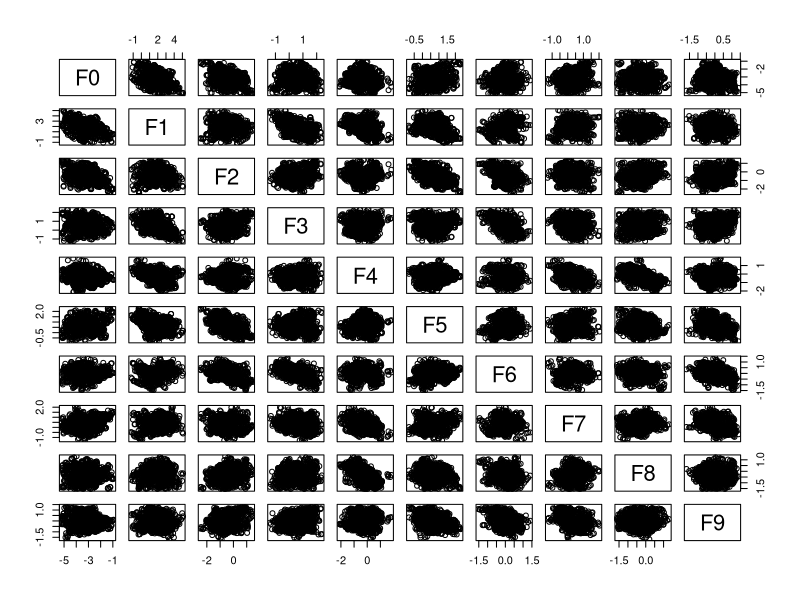
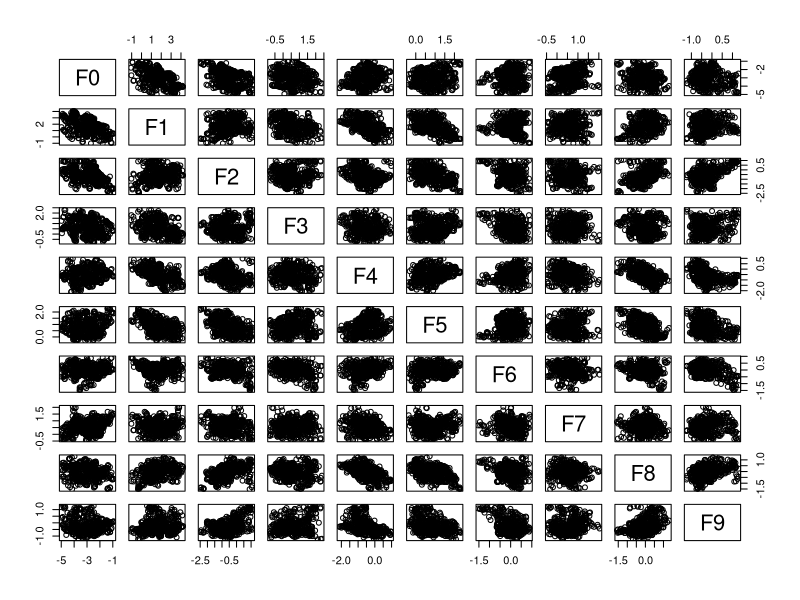
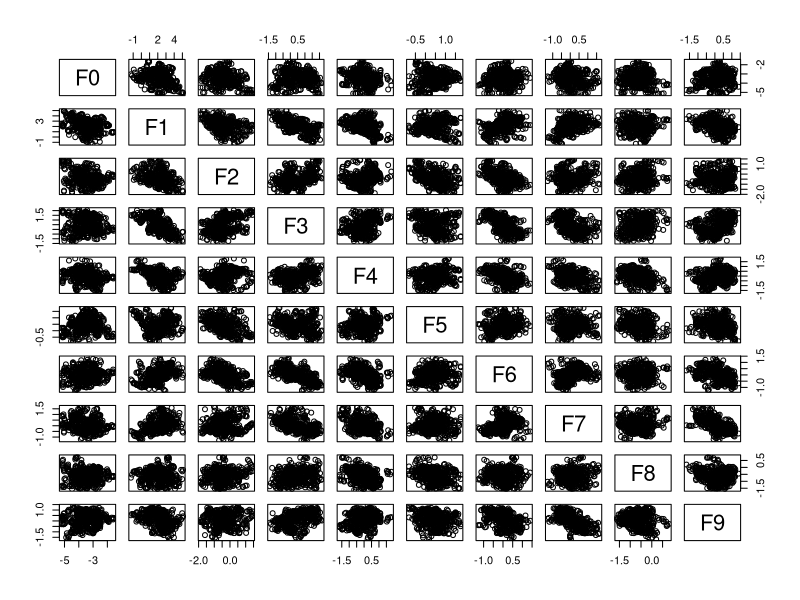
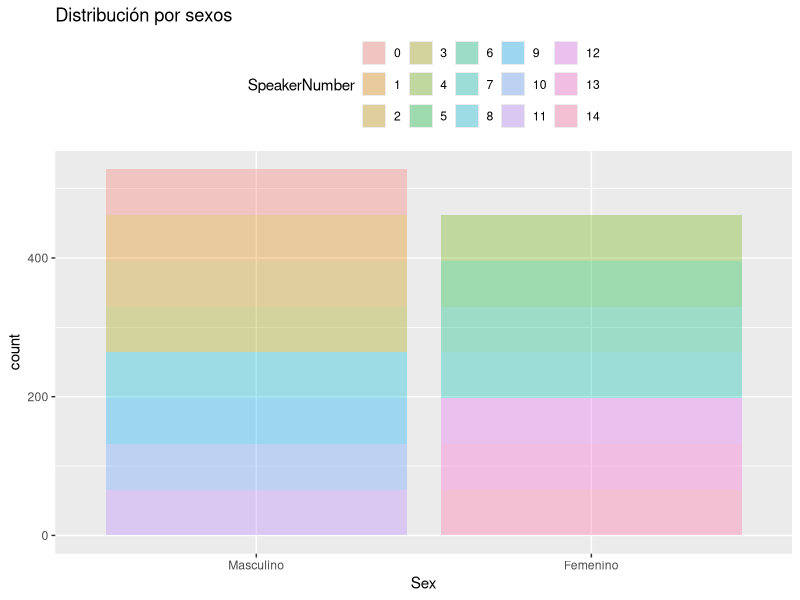
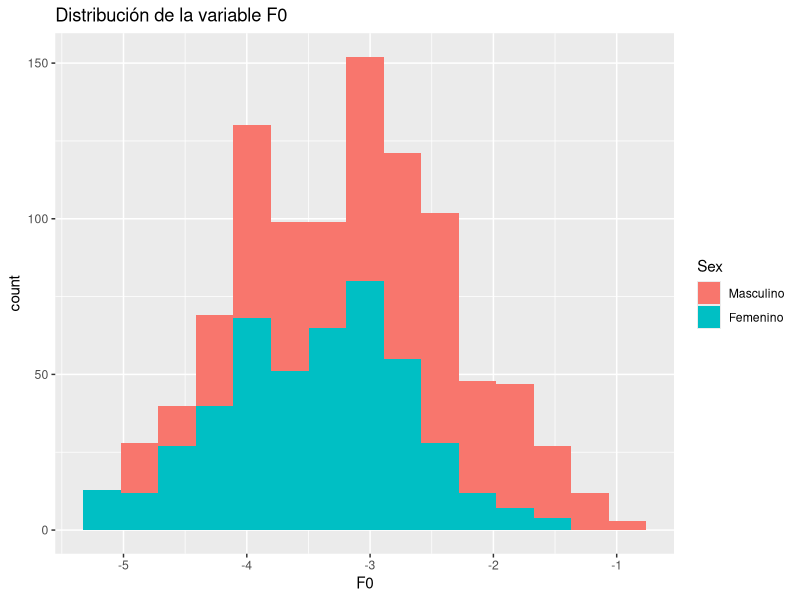
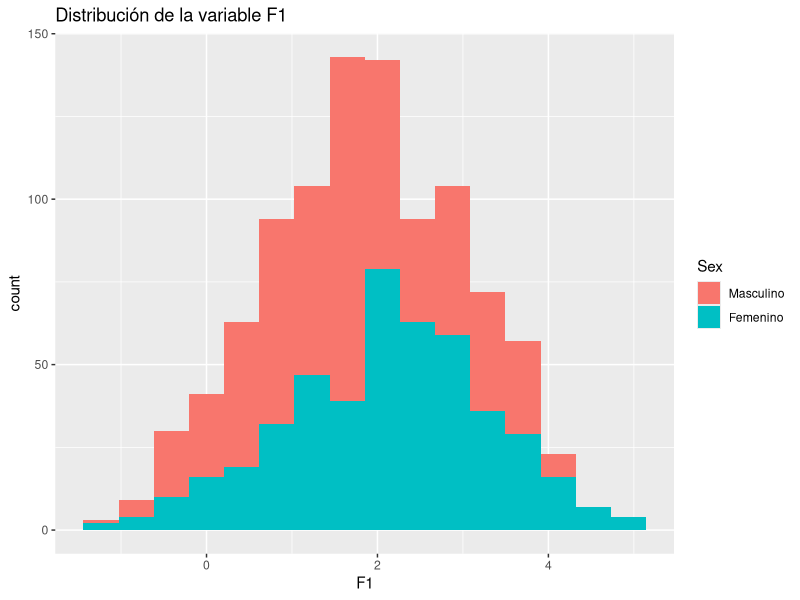
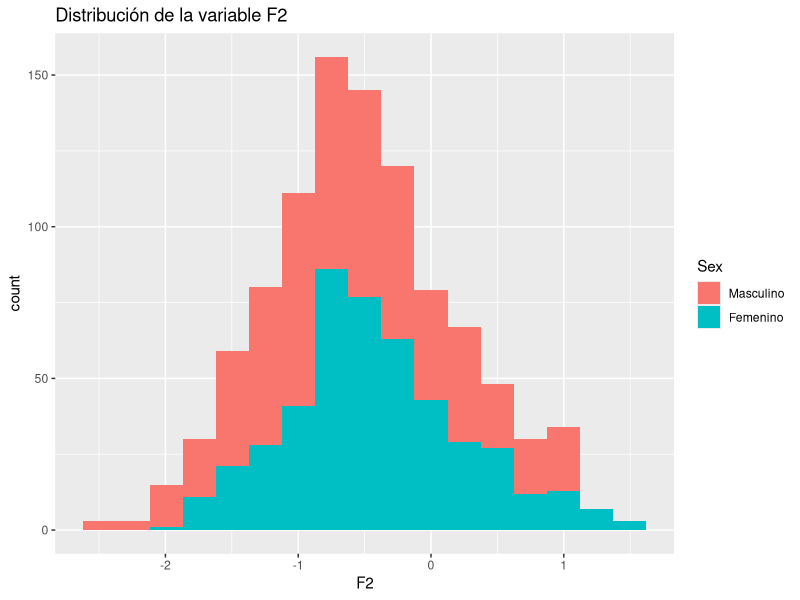
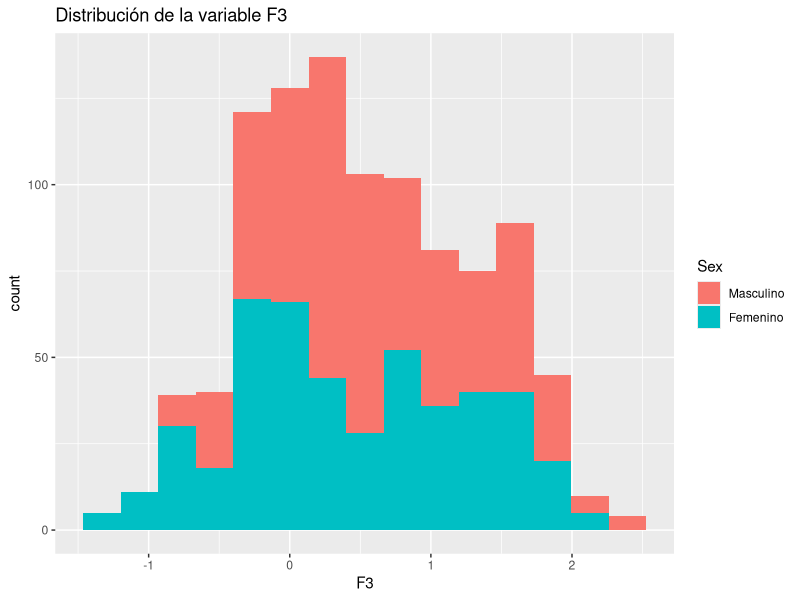

R code for these plots, in order:
###########################################################
# INTRODUCCIÓN A LA CIENCIA DE DATOS
# Autor: Luis Balderas Ruiz
# EDA+Clasificación
# Dataset: vowel
############################################################

# Cálculo de binwidth para un histograma
binwd = function(data){
  size = length(data)
  dt = sd(data)
  cr = size^(1/3)
  return(1/(cr)*dt*3.49)
}

# Lectura del fichero de datos para proceder al EDA
vowel = read.csv("./data/vowel/vowel.dat",header=FALSE, comment.char="@")
colnames(vowel) = c("TT","SpeakerNumber","Sex","F0","F1","F2","F3","F4","F5","F6","F7","F8","F9","Class")

# Estudiemos la estructura del conjunto
str(vowel)

# Borramos la variable TT porque no considero necesario dividir entre training y test para el EDA
vowel$TT = NULL

# Convierto SpeakerNumber y Sex a factores
vowel$Sex = factor(vowel$Sex, levels = c(0,1), labels = c("Masculino","Femenino"))
vowel$SpeakerNumber = factor(vowel$SpeakerNumber)

# Resumen estadístico de cada variable
summary(vowel)
sapply(vowel[,3:12],sd)

# Búsqueda visual de correlaciones entre las variables en el dataset completo m
plot(vowel[,3:12])

# Separación por sexos
library(tidyverse)
hombres = vowel %>% filter(vowel$Sex == "Masculino")
mujeres = vowel %>% filter(vowel$Sex == "Femenino")

# Búsqueda visual de correlaciones por sexos
plot(hombres[,3:12])
plot(mujeres[,3:12])

#################################################################333
# Distribución de las variables numéricas. Skewness
library(ggplot2)
library(e1071)
dist_sexo = ggplot(vowel,aes(x=Sex, fill=SpeakerNumber)) + geom_bar(alpha=1/3) +theme(legend.position = "top") + labs(title="Distribución por sexos")
dist_sexo

distf0 = ggplot(vowel,aes(x=F0, fill=Sex)) + geom_histogram(binwidth = binwd(vowel$F0)) + theme(legend.position = "right") + labs(title="Distribución de la variable F0")
distf0
# positiva
skewness(vowel$F0)

distf1 = ggplot(vowel,aes(x=F1, fill=Sex)) + geom_histogram(binwidth = binwd(vowel$F1)) + theme(legend.position = "right") + labs(title="Distribución de la variable F1")
distf1
#negativa
skewness(vowel$F1)

distf2 = ggplot(vowel,aes(x=F2, fill=Sex)) + geom_histogram(binwidth = binwd(vowel$F2)) + theme(legend.position = "right") + labs(title="Distribución de la variable F2")
distf2
# positiva
skewness(vowel$F2)

distf3 = ggplot(vowel,aes(x=F3, fill=Sex)) + geom_histogram(binwidth = binwd(vowel$F3)) + theme(legend.position = "right") + labs(title="Distribución de la variable F3")
distf3
# positiva
skewness(vowel$F3)

distf4 = ggplot(vowel,aes(x=F4, fill=Sex)) + geom_histogram(binwidth = binwd(vowel$F4)) + theme(legend.position = "right") + labs(title="Distribución de la variable F4")
distf4
# positiva
skewness(vowel$F4)

distf5 = ggplot(vowel,aes(x=F5, fill=Sex)) + geom_histogram(binwidth = binwd(vowel$F5)) + theme(legend.position = "right") + labs(title="Distribución de la variable F5")
distf5
# positiva
skewness(vowel$F5)

distf6 = ggplot(vowel,aes(x=F6, fill=Sex)) + geom_histogram(binwidth = binwd(vowel$F6)) + theme(legend.position = "right") + labs(title="Distribución de la variable F6")
distf6
# negativa
skewness(vowel$F6)

distf7 = ggplot(vowel,aes(x=F7, fill=Sex)) + geom_histogram(binwidth = binwd(vowel$F7)) + theme(legend.position = "right") + labs(title="Distribución de la variable F7")
distf7
# positiva
skewness(vowel$F7)

distf8 = ggplot(vowel,aes(x=F8, fill=Sex)) + geom_histogram(binwidth = binwd(vowel$F8)) + theme(legend.position = "right") + labs(title="Distribución de la variable F8")
distf8
# positiva
skewness(vowel$F8)

distf9 = ggplot(vowel,aes(x=F9, fill=Sex)) + geom_histogram(binwidth = binwd(vowel$F9)) + theme(legend.position = "right") + labs(title="Distribución de la variable F9")
distf9
# positiva
skewness(vowel$F9)
##############################################################################################

##############################################################################################
# BOXPLOTS

bps0 = ggplot(vowel, aes(x=Sex, y=F0, fill = SpeakerNumber)) + geom_boxplot(outlier.colour="red",outlier.shape=8,outlier.size=4)
bps0
bpsn0 = ggplot(vowel, aes(x = SpeakerNumber, y = F0, fill = Sex))+ geom_boxplot(outlier.colour="red",outlier.shape=8,outlier.size=4)
bpsn0

bps1 = ggplot(vowel, aes(x=Sex, y=F1, fill = SpeakerNumber)) + geom_boxplot(outlier.colour="red",outlier.shape=8,outlier.size=4)
bps1
bpsn1 = ggplot(vowel, aes(x = SpeakerNumber, y = F1, fill = Sex))+ geom_boxplot(outlier.colour="red",outlier.shape=8,outlier.size=4)
bpsn1

bps2 = ggplot(vowel, aes(x=Sex, y=F2, fill = SpeakerNumber)) + geom_boxplot(outlier.colour="red",outlier.shape=8,outlier.size=4)
bps2
bpsn2 = ggplot(vowel, aes(x = SpeakerNumber, y = F2, fill = Sex))+ geom_boxplot(outlier.colour="red",outlier.shape=8,outlier.size=4)
bpsn2

bps3 = ggplot(vowel, aes(x=Sex, y=F3, fill = SpeakerNumber)) + geom_boxplot(outlier.colour="red",outlier.shape=8,outlier.size=4)
bps3
bpsn3 = ggplot(vowel, aes(x = SpeakerNumber, y = F3, fill = Sex))+ geom_boxplot(outlier.colour="red",outlier.shape=8,outlier.size=4)
bpsn3

bps4 = ggplot(vowel, aes(x=Sex, y=F4, fill = SpeakerNumber)) + geom_boxplot(outlier.colour="red",outlier.shape=8,outlier.size=4)
bps4
bpsn4 = ggplot(vowel, aes(x = SpeakerNumber, y = F4, fill = Sex))+ geom_boxplot(outlier.colour="red",outlier.shape=8,outlier.size=4)
bpsn4

bps5 = ggplot(vowel, aes(x=Sex, y=F5, fill = SpeakerNumber)) + geom_boxplot(outlier.colour="red",outlier.shape=8,outlier.size=4)
bps5
bpsn5 = ggplot(vowel, aes(x = SpeakerNumber, y = F5, fill = Sex))+ geom_boxplot(outlier.colour="red",outlier.shape=8,outlier.size=4)
bpsn5

bps6 = ggplot(vowel, aes(x=Sex, y=F6, fill = SpeakerNumber)) + geom_boxplot(outlier.colour="red",outlier.shape=8,outlier.size=4)
bps6
bpsn6 = ggplot(vowel, aes(x = SpeakerNumber, y = F6, fill = Sex))+ geom_boxplot(outlier.colour="red",outlier.shape=8,outlier.size=4)
bpsn6

bps7 = ggplot(vowel, aes(x=Sex, y=F7, fill = SpeakerNumber)) + geom_boxplot(outlier.colour="red",outlier.shape=8,outlier.size=4)
bps7
bpsn7 = ggplot(vowel, aes(x = SpeakerNumber, y = F7, fill = Sex))+ geom_boxplot(outlier.colour="red",outlier.shape=8,outlier.size=4)
bpsn7

bps8 = ggplot(vowel, aes(x=Sex, y=F8, fill = SpeakerNumber)) + geom_boxplot(outlier.colour="red",outlier.shape=8,outlier.size=4)
bps8
bpsn8= ggplot(vowel, aes(x = SpeakerNumber, y = F8, fill = Sex))+ geom_boxplot(outlier.colour="red",outlier.shape=8,outlier.size=4)
bpsn8

bps9 = ggplot(vowel, aes(x=Sex, y=F9, fill = SpeakerNumber)) + geom_boxplot(outlier.colour="red",outlier.shape=8,outlier.size=4)
bps9
bpsn9 = ggplot(vowel, aes(x = SpeakerNumber, y = F9, fill = Sex))+ geom_boxplot(outlier.colour="red",outlier.shape=8,outlier.size=4)
bpsn9

##############################################################################################

################################################################333
# Medida de la "normalidad" de las variables numéricas
# Test de Shapiro-Wilks

# Variable F0. El bajo p-valor (9.807e-5) nos hace rechazar la hipótesis de normalidad
shapiro.test(vowel$F0)

# Variable F1. pvalue (0.0312) rechaza normalidad
shapiro.test(vowel$F1)

# Variable F2. El bajo p-valor (4.245e-5) nos hace rechazar la hipótesis de normalidad
shapiro.test(vowel$F2)

# Variable F3. El bajo p-valor (4.324e-9) nos hace rechazar la hipótesis de normalidad
shapiro.test(vowel$F3)

# Variable F4. p-valor (0.07073) mayor que 0.05, por lo que podemos admitir la hipótesis de normalidad
shapiro.test(vowel$F4)

# Variable F5. El bajo p-valor (5.435e-08) nos hace rechazar la hipótesis de normalidad
shapiro.test(vowel$F5)

# Variable F6. pvalue (0.0225)<0.05, rechazamos hipótesis de normalidad
shapiro.test(vowel$F6)

# Variable F7. pvalue (0.0005086)<0.05, rechazamos hipótesis de normalidad
shapiro.test(vowel$F7)

# Variable F8. pvalue (0.001437)<0.05, rechazamos hipótesis de normalidad
shapiro.test(vowel$F8)

# Variable F9. pvalue (2.208e-12)<0.05, rechazamos hipótesis de normalidad
shapiro.test(vowel$F9)

## Por sexos

# Hombres

# pvalue (6.965e-05) < 0.05. Rechazo hipótesis de normalidad
shapiro.test(hombres$F0)
# pvalue (0.0002435) < 0.05. Rechazo hipótesis de normalidad
shapiro.test(hombres$F1)
# pvalue (0.0003589) < 0.05. Rechazo hipótesis de normalidad
shapiro.test(hombres$F2)
# pvalue (1.919e-07) < 0.05. Rechazo hipótesis de normalidad
shapiro.test(hombres$F3)
# pvalue (0.07804) > 0.05. Acepto hipótesis de normalidad
shapiro.test(hombres$F4)
# pvalue (7.718e-09) < 0.05. Rechazo hipótesis de normalidad
shapiro.test(hombres$F5)
# pvalue (3.306e-07) < 0.05. Rechazo hipótesis de normalidad
shapiro.test(hombres$F6)
# pvalue (0.009972) < 0.05. Rechazo hipótesis de normalidad
shapiro.test(hombres$F7)
# pvalue (0.00119) < 0.05. Rechazo hipótesis de normalidad
shapiro.test(hombres$F8)
# pvalue (1.466e-15) < 0.05. Rechazo hipótesis de normalidad
shapiro.test(hombres$F9)

# Mujeres
# pvalue (0.005136) < 0.05. Rechazo hipótesis de normalidad
shapiro.test(mujeres$F0)
# pvalue (0.02526) < 0.05. Rechazo hipótesis de normalidad
shapiro.test(mujeres$F1)
# pvalue (1.284e-05) < 0.05. Rechazo hipótesis de normalidad
shapiro.test(mujeres$F2)
# pvalue (3.099e-07) < 0.05. Rechazo hipótesis de normalidad
shapiro.test(mujeres$F3)
# pvalue (0.1163) > 0.05. Acepto hipótesis de normalidad
shapiro.test(mujeres$F4)
# pvalue (0.04365) < 0.05. Rechazo hipótesis de normalidad
shapiro.test(mujeres$F5)
# pvalue (0.09697) > 0.05. Acepto hipótesis de normalidad
shapiro.test(mujeres$F6)
# pvalue (8.115e-07) < 0.05. Rechazo hipótesis de normalidad
shapiro.test(mujeres$F7)
# pvalue (0.003301) < 0.05. Rechazo hipótesis de normalidad
shapiro.test(mujeres$F8)
# pvalue (9.116e-08) < 0.05. Rechazo hipótesis de normalidad
shapiro.test(mujeres$F9)
##################################################################

##################################################################
# ANOVA. Kruskal–Wallis Test

##################################################################